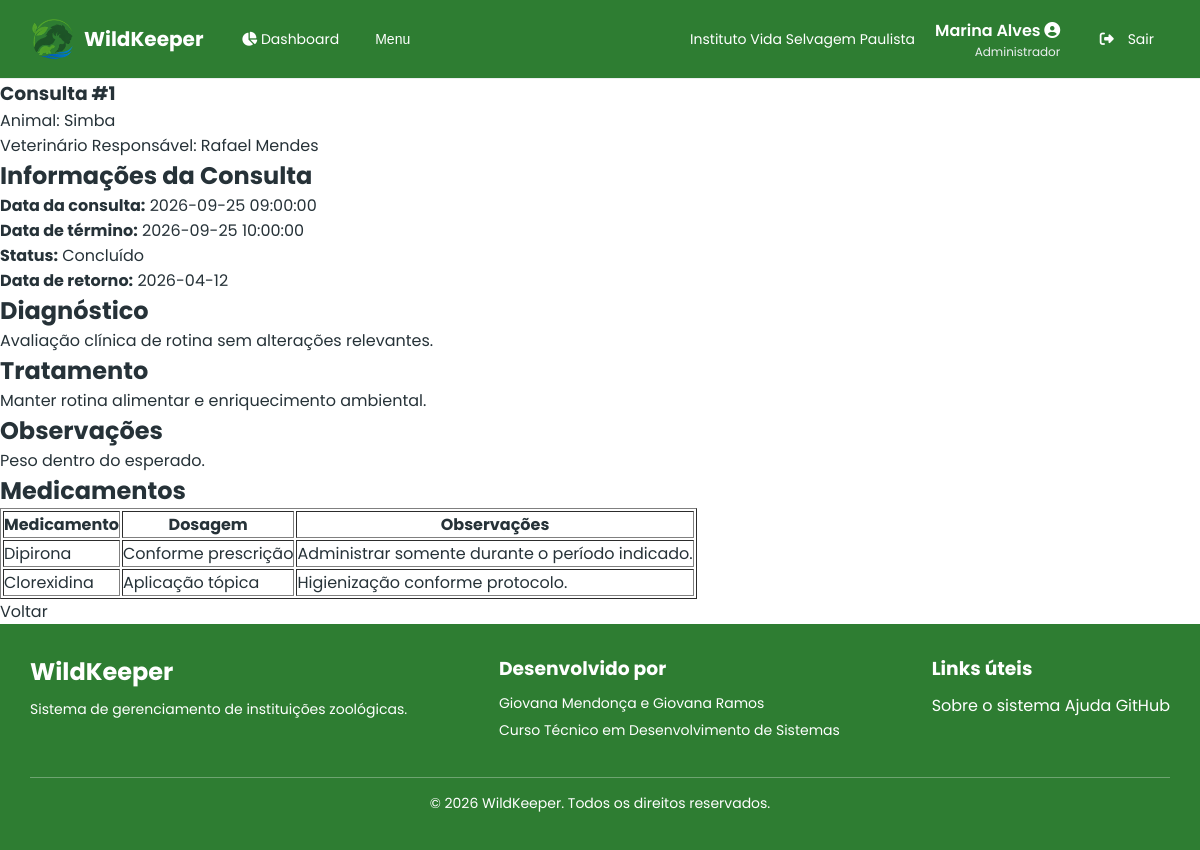
Page /src/consultas/mostrar_consulta.php?id=1 (signed in) on the committed database.
### tables this page shows
CREATE TABLE

    IF NOT EXISTS consultas (

        id INT PRIMARY KEY AUTO_INCREMENT,

        evento_id INT NOT NULL UNIQUE,

        diagnostico TEXT DEFAULT NULL,

        tratamento TEXT DEFAULT NULL,

        observacoes TEXT DEFAULT NULL,

        data_retorno DATE DEFAULT NULL,

        FOREIGN KEY (evento_id) REFERENCES eventos (id),

        created_at TIMESTAMP DEFAULT CURRENT_TIMESTAMP,

        updated_at TIMESTAMP DEFAULT CURRENT_TIMESTAMP ON UPDATE CURRENT_TIMESTAMP

    );

CREATE TABLE

    IF NOT EXISTS animais (

        id INT PRIMARY KEY AUTO_INCREMENT,

        nome VARCHAR(100) NOT NULL,

        sexo ENUM ('Masculino', 'Feminino', 'Indeterminado'),

        data_nascimento DATE DEFAULT NULL,

        data_chegada DATE DEFAULT NULL,

        peso DECIMAL(10, 3) NOT NULL,  

        altura DECIMAL(10, 3) NOT NULL,  

        microchip VARCHAR(20) NOT NULL UNIQUE,

        observacoes TEXT,

        especie_id INT NOT NULL,

        habitat_id INT NOT NULL,

        status_id INT NOT NULL,

        saude_status_id INT NOT NULL,

        instituicao_id INT NOT NULL,

        FOREIGN KEY (especie_id) REFERENCES especies (id),

        FOREIGN KEY (habitat_id) REFERENCES habitats (id),

        FOREIGN KEY (status_id) REFERENCES status_animais (id),

        FOREIGN KEY (saude_status_id) REFERENCES saude_status (id),

        FOREIGN KEY (instituicao_id) REFERENCES instituicoes (id),

        created_at TIMESTAMP DEFAULT CURRENT_TIMESTAMP,

        updated_at TIMESTAMP DEFAULT CURRENT_TIMESTAMP ON UPDATE CURRENT_TIMESTAMP

    );

CREATE TABLE

    IF NOT EXISTS users (

        id INT PRIMARY KEY AUTO_INCREMENT,

        nome VARCHAR(100) NOT NULL,

        cpf VARCHAR(14) NOT NULL UNIQUE,

        data_nascimento DATE NOT NULL,

        genero ENUM (

            'Masculino',

            'Feminino',

            'Não-binário',

            'Outro',

            'Prefiro não informar'

        ) NOT NULL,

        telefone VARCHAR(20) NOT NULL UNIQUE,

        email VARCHAR(100) NOT NULL UNIQUE,

        senha_hash VARCHAR(255) NOT NULL,

        cargo_id INT NOT NULL,

        status ENUM ('Ativo', 'Férias', 'Afastado', 'Desligado') DEFAULT 'Ativo',

        instituicao_id INT NOT NULL,

        FOREIGN KEY (cargo_id) REFERENCES cargos (id),

        FOREIGN KEY (instituicao_id) REFERENCES instituicoes (id),

        created_at TIMESTAMP DEFAULT CURRENT_TIMESTAMP,

        updated_at TIMESTAMP DEFAULT CURRENT_TIMESTAMP ON UPDATE CURRENT_TIMESTAMP

    );

CREATE TABLE

    IF NOT EXISTS eventos (

        id INT PRIMARY KEY AUTO_INCREMENT,

        titulo VARCHAR(255) NOT NULL,

        descricao TEXT,

        tipo ENUM (

            'Consulta',

            'Vacinação',
'Manutenção',

            'Transferência',

            'Outro'

        ) NOT NULL,

        data_inicio DATETIME NOT NULL,

        data_fim DATETIME NOT NULL,

        animal_id INT DEFAULT NULL,

        habitat_id INT DEFAULT NULL,

        funcionario_id INT NOT NULL,

        status ENUM (

            'Agendado',

            'Em andamento',

            'Concluído',

            'Cancelado'

        ) NOT NULL DEFAULT 'Agendado',

        instituicao_id INT NOT NULL,

        FOREIGN KEY (animal_id) REFERENCES animais (id),

        FOREIGN KEY (habitat_id) REFERENCES habitats (id),

        FOREIGN KEY (funcionario_id) REFERENCES users (id),

        FOREIGN KEY (instituicao_id) REFERENCES instituicoes (id),
        CONSTRAINT chk_eventos_associacoes CHECK (
            (tipo IN ('Consulta', 'Vacinação') AND animal_id IS NOT NULL)
            OR (tipo = 'Manutenção' AND habitat_id IS NOT NULL)
            OR (tipo = 'Transferência' AND animal_id IS NOT NULL AND habitat_id IS NOT NULL)
            OR (tipo = 'Outro')
        ),

        created_at TIMESTAMP DEFAULT CURRENT_TIMESTAMP,

        updated_at TIMESTAMP DEFAULT CURRENT_TIMESTAMP ON UPDATE CURRENT_TIMESTAMP

    );

CREATE TABLE

    IF NOT EXISTS medicamentos_consulta (

        id INT PRIMARY KEY AUTO_INCREMENT,

        consulta_id INT NOT NULL,

        medicamento_id INT NOT NULL,

        dosagem VARCHAR(50) NOT NULL,  

        observacoes TEXT DEFAULT NULL,

        FOREIGN KEY (consulta_id) REFERENCES consultas (id) ON DELETE CASCADE,

        FOREIGN KEY (medicamento_id) REFERENCES medicamentos (id),
        UNIQUE (consulta_id, medicamento_id),

        created_at TIMESTAMP DEFAULT CURRENT_TIMESTAMP,

        updated_at TIMESTAMP DEFAULT CURRENT_TIMESTAMP ON UPDATE CURRENT_TIMESTAMP

    );

CREATE TABLE

    IF NOT EXISTS medicamentos (

        id INT PRIMARY KEY AUTO_INCREMENT,

        nome VARCHAR(50) NOT NULL,

        descricao TEXT NOT NULL,

        fabricante VARCHAR(50) NOT NULL,

        estoque INT NOT NULL,  

        lote VARCHAR(50) NOT NULL,

        vencimento DATE NOT NULL,

        instituicao_id INT NOT NULL,

        FOREIGN KEY (instituicao_id) REFERENCES instituicoes (id),

        created_at TIMESTAMP DEFAULT CURRENT_TIMESTAMP,

        updated_at TIMESTAMP DEFAULT CURRENT_TIMESTAMP ON UPDATE CURRENT_TIMESTAMP

    );

### src/consultas/mostrar_consulta.php (the view, shortened to what this page needs)
<?php
include "../includes/autenticacao.php";
$consultaId = trim($_GET['id'] ?? '');
$sql = "SELECT
    consultas.id,
    consultas.evento_id,
    consultas.diagnostico,
    consultas.tratamento,
    consultas.observacoes,
    consultas.data_retorno,
    eventos.titulo,
    eventos.data_inicio,
    eventos.data_fim,
    eventos.status AS evento_status,
    animais.id AS animal_id,
    animais.nome AS animal_nome,
    users.id AS funcionario_id,
    users.nome AS funcionario_nome
FROM consultas
INNER JOIN eventos ON consultas.evento_id = eventos.id
INNER JOIN animais ON eventos.animal_id = animais.id
INNER JOIN users ON eventos.funcionario_id = users.id
WHERE consultas.id = ?
AND eventos.instituicao_id = ?
AND eventos.tipo = 'Consulta'";
$stmt = $conexao->prepare($sql);
$stmt->bind_param("ii", $consultaId, $_SESSION['instituicao_id']);
$stmt->execute();
$result = $stmt->get_result();
$consulta = $result->fetch_assoc();
$sqlMedicamentos = "SELECT
    medicamentos.nome,
    medicamentos_consulta.dosagem,
    medicamentos_consulta.observacoes
FROM medicamentos_consulta
INNER JOIN medicamentos ON medicamentos_consulta.medicamento_id = medicamentos.id
WHERE medicamentos_consulta.consulta_id = ?
AND medicamentos.instituicao_id = ?";
$stmtMedicamentos = $conexao->prepare($sqlMedicamentos);
$stmtMedicamentos->bind_param("ii", $consultaId, $_SESSION['instituicao_id']);
$stmtMedicamentos->execute();
$resultMedicamentos = $stmtMedicamentos->get_result();
?>
<!DOCTYPE html>
<html lang="pt-br">
<head>
    <link rel="stylesheet" href="../../assets/css/reset.css">
    <link rel="stylesheet" href="../../assets/css/dashboard_global.css">
    <link rel="stylesheet" href="https://cdnjs.cloudflare.com/ajax/libs/font-awesome/6.7.2/css/all.min.css">
</head>
<body>
    <?php include "../includes/dashboard-header.php" ?>
    <main>
        <section>
            <article>
                <div>
                    <h1>Consulta #<?= htmlspecialchars($consulta['id']) ?></h1>
                    <p>
                        Animal:
                        <?= htmlspecialchars($consulta['animal_nome']) ?>
                    </p>
                    <p>
                        Veterinário Responsável:
                        <?= htmlspecialchars($consulta['funcionario_nome']) ?>
                    </p>
                </div>
            </article>
            <article>
                <h2>Informações da Consulta</h2>
                <p>
                    <strong>Data da consulta:</strong>
                    <?= htmlspecialchars($consulta['data_inicio']) ?>
                </p>
                <p>
                    <strong>Data de término:</strong>
                    <?= htmlspecialchars($consulta['data_fim'] ?? '') ?>
                </p>
                <p>
                    <strong>Status:</strong>
                    <?= htmlspecialchars($consulta['evento_status']) ?>
                </p>
                <p>
                    <strong>Data de retorno:</strong>
                    <?= htmlspecialchars($consulta['data_retorno'] ?? '') ?>
                </p>
            </article>
            <article>
                <h2>Diagnóstico</h2>
                <p>
                    <?= nl2br(htmlspecialchars($consulta['diagnostico'] ?? '')) ?>
                </p>
            </article>
            <article>
                <h2>Tratamento</h2>
                <p>
                    <?= nl2br(htmlspecialchars($consulta['tratamento'] ?? '')) ?>
                </p>
            </article>
            <article>
                <h2>Observações</h2>
                <?php if (!empty($consulta['observacoes'])): ?>
                    <p>
                        <?= nl2br(htmlspecialchars($consulta['observacoes'])) ?>
                    </p>
                <?php else: ?>
                    <p>Nenhuma observação registrada.</p>
                <?php endif; ?>
            </article>
            <article>
                <h2>Medicamentos</h2>
                <?php if ($resultMedicamentos->num_rows > 0): ?>
                    <table border="1">
                        <thead>
                            <tr>
                                <th>Medicamento</th>
                                <th>Dosagem</th>
                                <th>Observações</th>
                            </tr>
                        </thead>
                        <tbody>
                            <?php while ($medicamento = $resultMedicamentos->fetch_assoc()): ?>
                                <tr>
                                    <td>
                                        <?= htmlspecialchars($medicamento['nome']) ?>
                                    </td>
                                    <td>
                                        <?= htmlspecialchars($medicamento['dosagem']) ?>
                                    </td>
                                    <td>
                                        <?= htmlspecialchars($medicamento['observacoes'] ?? '') ?>
                                    </td>
                                </tr>
                            <?php endwhile; ?>
                        </tbody>
                    </table>
                <?php else: ?>
                    <p>Nenhum medicamento associado a esta consulta.</p>
                <?php endif; ?>
            </article>
            <div>
                <a href="index.php">Voltar</a>
            </div>
        </section>
    </main>
    <?php include "../includes/dashboard-footer.php" ?>
</body>
</html>

### rows in the picture
consultas: id "1", animais.nome "Simba", users.nome "Rafael Mendes", evento.data_inicio "2026-09-25 09:00:00", evento.data_fim "2026-09-25 10:00:00", evento.status "Concluído", data_retorno "2026-04-12", diagnostico "Avaliação clínica de rotina sem alterações relevantes.", tratamento "Manter rotina alimentar e enriquecimento ambiental.", observacoes "Peso dentro do esperado."
medicamentos_consulta: medicamento.nome "Dipirona", dosagem "Conforme prescrição", observacoes "Administrar somente durante o período indicado."
medicamentos_consulta: medicamento.nome "Clorexidina", dosagem "Aplicação tópica", observacoes "Higienização conforme protocolo."

### other values in the picture
$_SESSION['instituicao_nome'] "Instituto Vida Selvagem Paulista"
$_SESSION['nome'] "Marina Alves"
$_SESSION['cargo_nome'] "Administrador"
